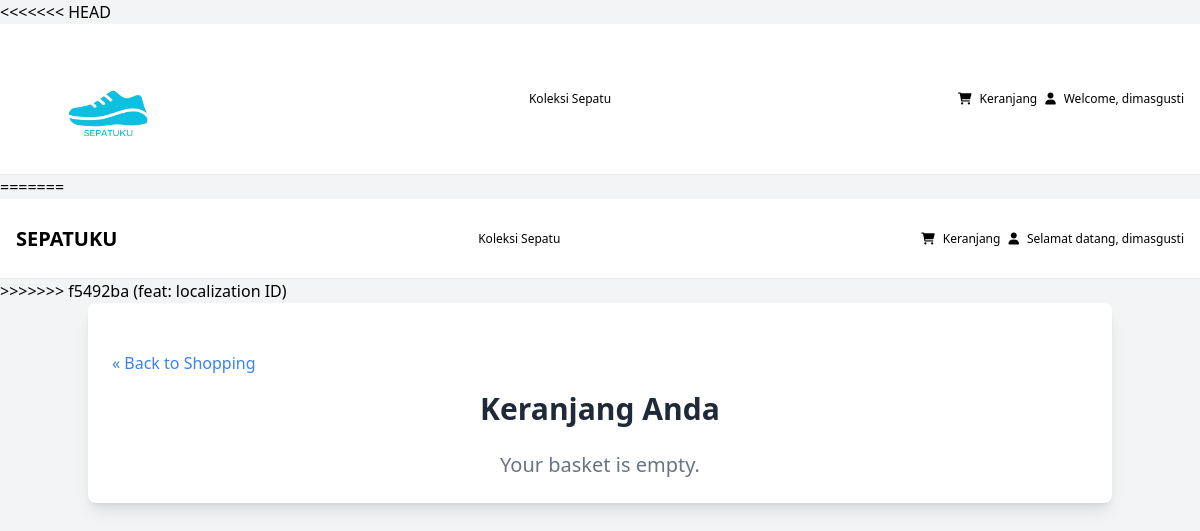
Before: /products/basket/ (signed in) with the older database file.
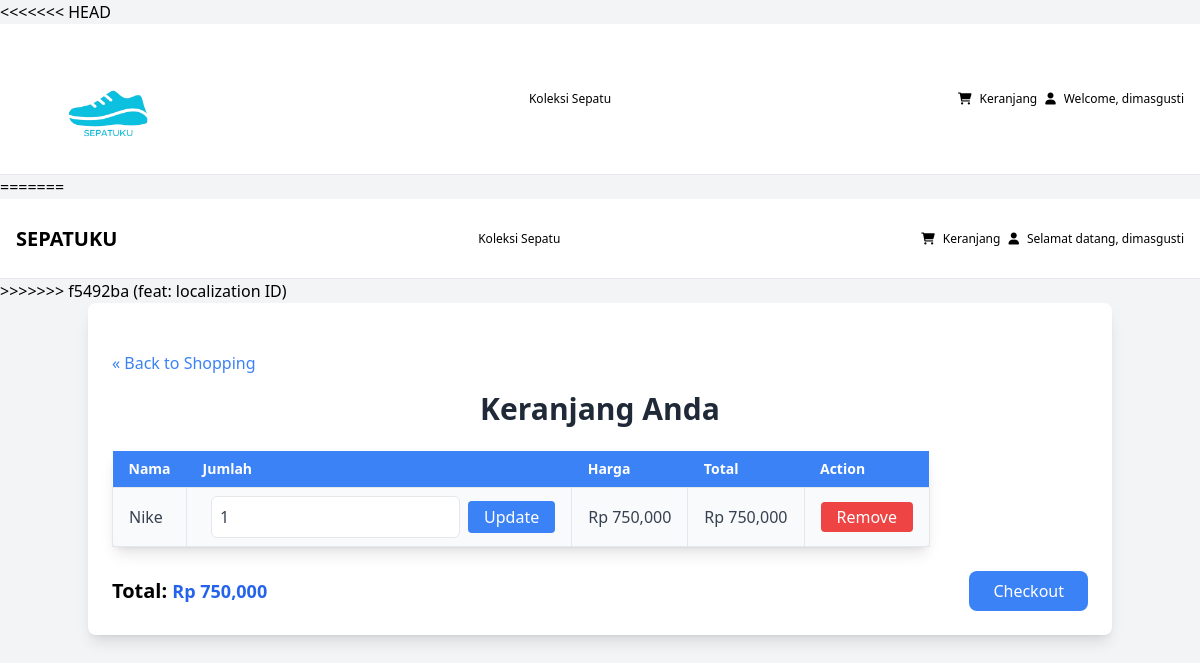
After: the same page with the newer database file.
### products/models.py (models this page shows, shortened)
class Basket(models.Model):
    user = models.ForeignKey('account.User', on_delete=models.CASCADE, related_name='baskets')
    product = models.ForeignKey('products.Product', on_delete=models.CASCADE, related_name='in_baskets')
    transaction = models.ForeignKey('transaction.Transaction', on_delete=models.SET_NULL, null=True, blank=True, related_name='baskets')
    quantity = models.PositiveIntegerField(default=1)
    added_at = models.DateTimeField(default=timezone.now)
    class Meta:
        unique_together = ('user', 'product')
    def total_price(self):
        return self.product.price * self.quantity

class Product(models.Model):
    COLORS = [
        ('Red', 'Red'),
        ('Blue', 'Blue'),
        ('Green', 'Green'),
        ('Black', 'Black'),
        ('White', 'White'),
        ('Other', 'Other')
    ]
    SIZES = [
        ('36', 'EU 36'),
        ('37', 'EU 37'),
        ('38', 'EU 38'),
        ('39', 'EU 39'),
        ('40', 'EU 40'),
        ('41', 'EU 41'),
        ('42', 'EU 42'),
        ('43', 'EU 43'),
        ('44', 'EU 44'),
        ('45', 'EU 45'),
        ('46', 'EU 46'),
        ('47', 'EU 47'),
    ]
    name = models.CharField(max_length=64)
    description = models.TextField(blank=True)
    price = models.DecimalField(max_digits=10, decimal_places=2)
    stock = models.PositiveIntegerField(default=0)
    category = models.ForeignKey(
        Category,
        on_delete=models.CASCADE,
        related_name='products',
        null=True,
        blank=True
    )
    color = models.CharField(
        max_length=16,
        choices=COLORS,
        null=True,
        blank=True
    )
    size = models.CharField(
        max_length=3,
        choices=SIZES,
        null=True,
        blank=True
    )
    image = models.ImageField(upload_to='products/', blank=True, null=True)
    created_at = models.DateTimeField(default=timezone.now)

### products/views.py (the view)
# urls.py: path('basket/', views.basket_view, name='basket_view'),
@login_required
def basket_view(request):
    if not request.user.is_authenticated:
        return redirect('login')
    basket_items = Basket.objects.filter(user=request.user)
    total_price = sum(item.total_price() for item in basket_items)
    return render(request, 'basket.html', {
        'basket_items': basket_items,
        'total_price': total_price,
    })

### products/templatetags/rupiah_filter.py (called while the page is built)
@register.filter
def rupiah_format(value):
    value = int(value)
    formatted_value = f"{value:,}"
    return f"Rp {formatted_value}"

### products/templates/basket.html (shortened to what this page needs)
{% load rupiah_filter %}
<!DOCTYPE html>
<html lang="en">
<head>
    <link href="/static/output.css" rel="stylesheet">
</head>
<body class="bg-gray-100">
    {% include 'components/navbar.html' %}
    <div class="container mx-auto p-6 bg-white rounded-lg shadow-lg my-8">
        <div class="mt-6 pb-4">
            <a href="{% url 'product_list' %}" class="text-blue-500 hover:underline">&laquo; Back to Shopping</a>
        </div>
        <h1 class="text-3xl font-bold mb-6 text-center text-gray-800">Keranjang Anda</h1>
        {% if basket_items %}
            <table class="text-left bg-gray-50 rounded-lg shadow-lg overflow-hidden">
                <thead class="bg-blue-500 text-white">
                    <tr>
                        <th class="px-4 py-2 text-sm font-semibold">Nama</th>
                        <th class="px-4 py-2 text-sm font-semibold">Jumlah</th>
                        <th class="px-4 py-2 text-sm font-semibold">Harga</th>
                        <th class="px-4 py-2 text-sm font-semibold">Total</th>
                        <th class="px-4 py-2 text-sm font-semibold">Action</th>
                    </tr>
                </thead>
                <tbody class="text-gray-700">
                    {% for item in basket_items %}
                    <tr class="hover:bg-gray-100 transition duration-200">
                        <td class="border px-4 py-2">{{ item.product.name }}</td>
                        <td class="border px-4 py-2">
                            <form method="POST" action="{% url 'update_basket_item' item.id %}" class="flex items-center space-x-2">
                                <input type="number" name="quantity" value="{{ item.quantity }}" min="1" class="p-2 border rounded-md">
                                <button type="submit" class="bg-blue-500 text-white py-1 px-4 rounded hover:bg-blue-600 transition duration-200">Update</button>
                            </form>
                        </td>
                        <td class="border px-4 py-2">{{ item.product.price|rupiah_format }}</td>
                        <td class="border px-4 py-2">{{ item.total_price|rupiah_format }}</td>
                        <td class="border px-4 py-2">
                            <a href="{% url 'remove_from_basket' item.id %}" class="bg-red-500 text-white py-1 px-4 rounded hover:bg-red-600 transition duration-200">Remove</a>
                        </td>
                    </tr>
                    {% endfor %}
                </tbody>
            </table>
            <div class="flex justify-between items-center mt-6">
                <p class="text-xl font-semibold">Total: <span class="font-bold text-lg text-blue-600">{{ total_price|rupiah_format }}</span></p>
                <a href="{% url 'checkout' %}" class="bg-blue-500 text-white py-2 px-6 rounded-lg hover:bg-blue-600 transition duration-200">Checkout</a>
            </div>
        {% else %}
            <p class="text-center text-gray-500 text-xl">Your basket is empty.</p>
        {% endif %}
    </div>
</body>
</html>

Changed rows visible on the page:
added Basket: product.name "Nike", quantity "1", product.price|rupiah_format "Rp 750,000", total_price|rupiah_format "Rp 750,000"
Other visible differences:
{{ total_price|rupiah_format }}: (not shown) → "Rp 750,000"
text no longer shown: "Your basket is empty."
text now shown: "Nama Jumlah Harga Total Action Total: Checkout"
